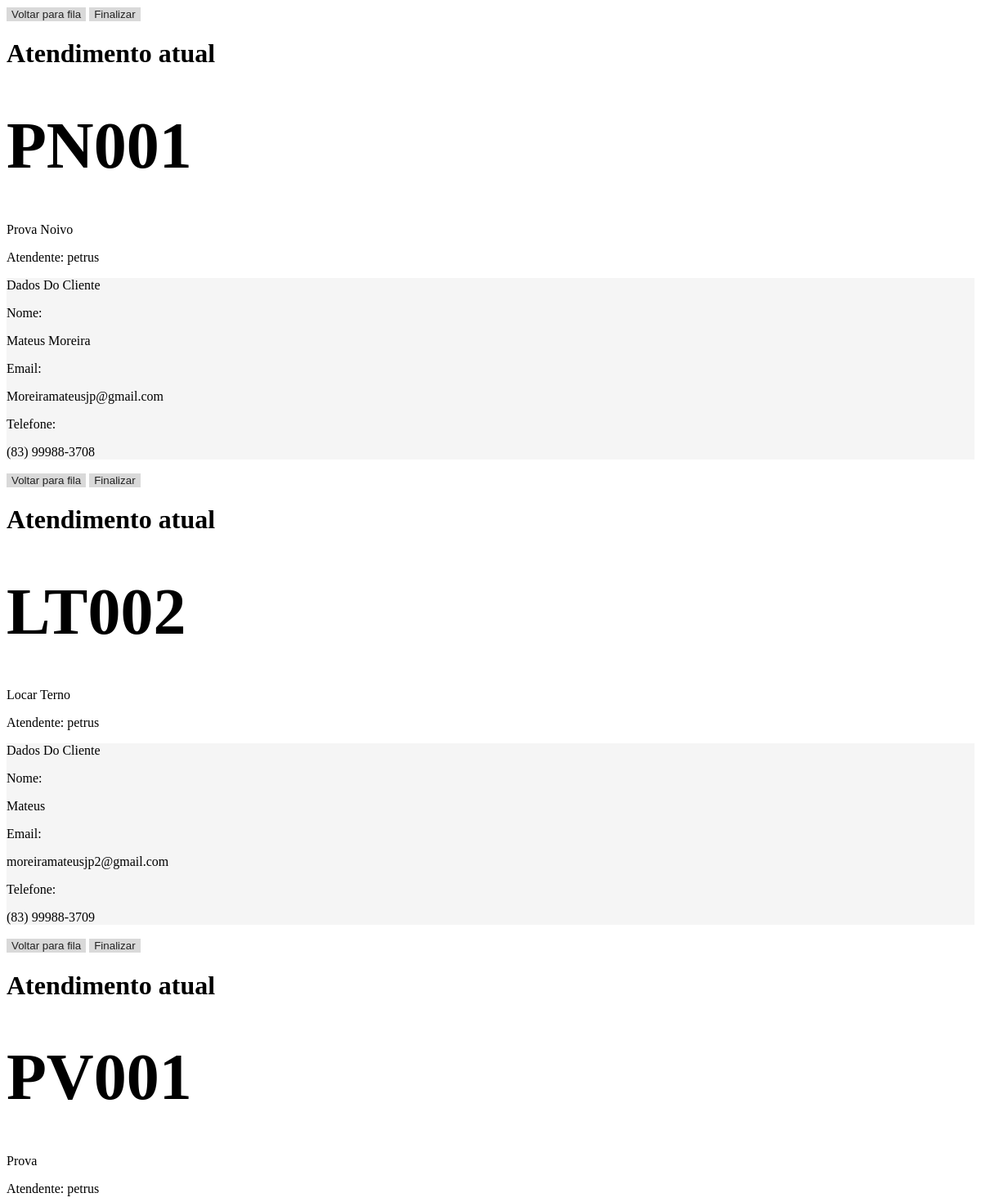
/adminSeletto/atendimento-partial/ (signed in, upper part), run on an earlier commit of the app's database.
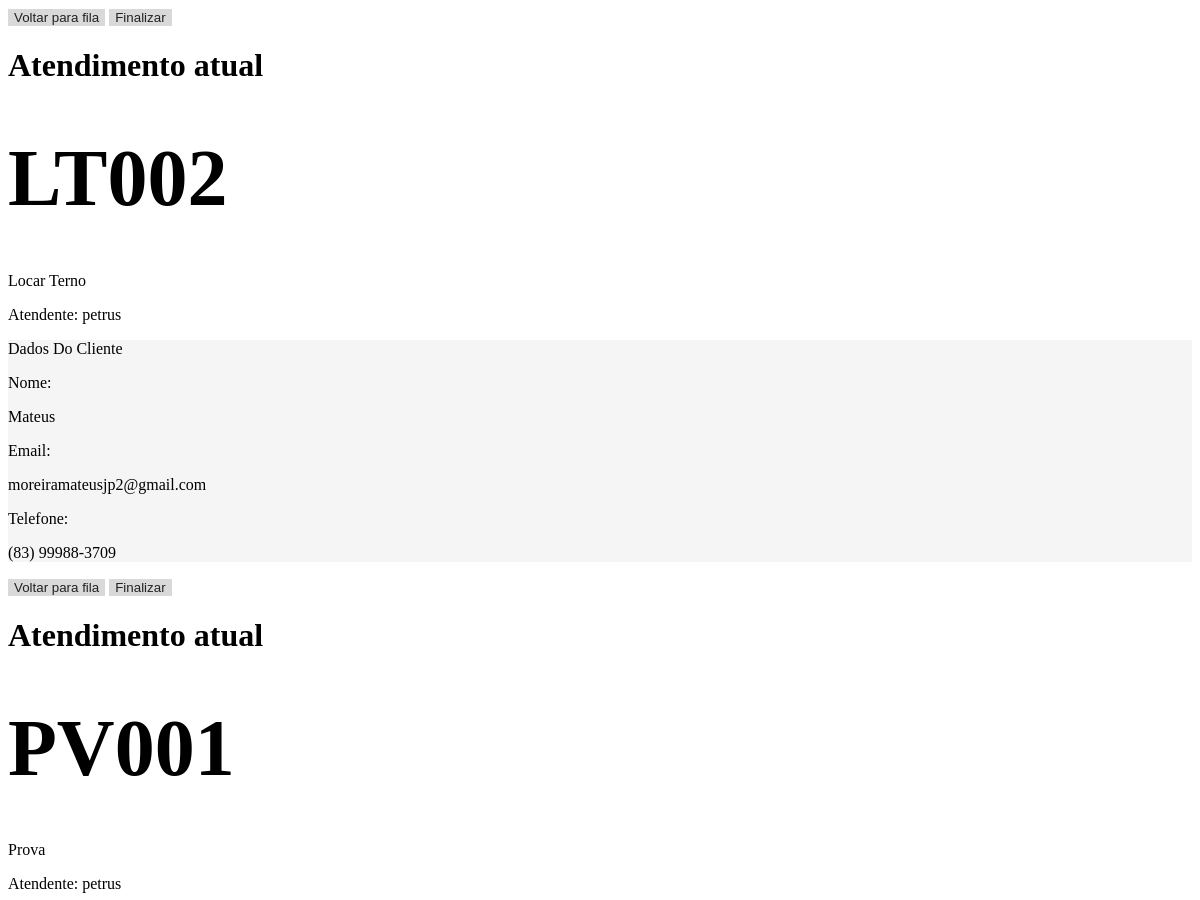
And on a later commit of the database.
### filas/models.py (models this page shows, shortened)
class Senha(models.Model):
    STATUS = (
        ('AGUARDANDO', 'Aguardando'),
        ('CHAMADA', 'Chamada'),
        ('EM_ATENDIMENTO', 'Em Atendimento'),
        ('FINALIZADO', 'Finalizado'),
        ('ATENDIDA', 'Atendida'),
        ('CANCELADA', 'Cancelada'),
    )
    codigo = models.CharField(max_length=20,  db_index=True)
    token = models.UUIDField(default=uuid.uuid4, editable=False, unique=True, db_index=True)
    cliente_nome = models.CharField(
        max_length=100,
        null=False,
        blank=False,
        )
    cliente_email = models.EmailField(
        max_length=254,
        null=True,
        blank=True,
    )
    cliente_telefone = models.CharField(
        max_length=20,
        null=False,
        blank=False,
        )
    fila = models.ForeignKey(
        Fila,
        on_delete=models.CASCADE
        )
    categoria = models.ForeignKey(
        Categoria,
        on_delete=models.CASCADE,
        null=False,
    )
    status = models.CharField(
        max_length=20,
        choices=STATUS,
        default='AGUARDANDO',
    )
    criada_em = models.DateTimeField(auto_now_add=True)
    chamada_em = models.DateTimeField(
        null=True,
        blank=True
        )
    finalizado_em = models.DateTimeField(
        null=True,
        blank=True
        )
    atendente = models.CharField(
        max_length=100,
        null=True,
        blank=True
        )
    TIPO_LOCACAO_CHOICES = (
        ('locacao_noivo', 'Locação Noivo'),
        ('locacao_terno', 'Locação Terno'),
        ('locacao_infantil', 'Locação Infantil'),
    )
    tipo_locacao = models.CharField(
        max_length=50,
        choices=TIPO_LOCACAO_CHOICES,
        null=True,
        blank=True
        )

class Categoria(models.Model):
    nome = models.CharField(max_length=100)
    fila = models.ForeignKey(Fila, on_delete=models.CASCADE, related_name='categorias')
    prioridade = models.IntegerField(default=0)
    prefixo = models.CharField(max_length=10, default='A')  # Ex: PN, PR, A, FG
    peso = models.IntegerField(default=1)  # Para ordenação na fila
    tempo_estimado_min = models.IntegerField(default=10)  # em minutos
    tempo_estimado_max = models.IntegerField(default=20)  # em minutos
    ativa = models.BooleanField(default=True)
    contador_atual = models.IntegerField(default=0)
    ultima_data_reset = models.DateField(
        null=True,
        blank=True
    )

### core/views.py (the view)
@role_required('admin', 'funcionario', 'gerente')
def admin_atendimento_partial(request):
    senhas_atendendo = Senha.objects.select_related(
        'categoria'
    ).filter(
        status='EM_ATENDIMENTO',
    ).order_by('chamada_em')
    context = {
        'senhas_atendendo': senhas_atendendo
    }
    return render(
        request,
        'partials/admin_atendimento_atual.html',
        context
    )

### core/templates/partials/admin_atendimento_atual.html (shortened to what the changed rows need)
{% if senhas_atendendo %}
    {% for senha_atual in senhas_atendendo %}
    <div class="bg-white text-black py-4 px-4 rounded-4 mb-4 position-relative">
        <div class="position-absolute top-0 end-0 p-3 d-flex gap-2">
            <form method="POST"
                action="{% url 'voltar_fila' %}"
                style="display: inline;"
                onsubmit="return confirm('Deseja devolver esta senha para a fila?');">
                <button type="submit"
                        class="btn btn-sm rounded-3"
                        style="
                            background-color: #d9d9d9;
                            border: none;
                            color: #222;
                            transition: 0.2s ease;
                        "
                        onmouseover="
                            this.style.backgroundColor='#ffc107';
                            this.style.color='#000';
                        "
                        onmouseout="
                            this.style.backgroundColor='#d9d9d9';
                            this.style.color='#222';
                        ">
                    Voltar para fila
                </button>
            </form>
            {% if senha_atual.categoria.nome|lower == 'venda' or senha_atual.tipo_locacao or senha_atual.categoria.nome|lower == 'prioritario' or senha_atual.categoria.nome|lower == 'prioritário' %}
            <button type="button"
                    class="btn btn-sm rounded-3"
                    data-bs-toggle="modal"
                    data-bs-target="#modalObservacoes"
                    onclick="document.getElementById('idSenha').value = '{{ senha_atual.id }}'"
                    style="
                        background-color: #d9d9d9;
                        border: none;
                        color: #222;
                        transition: 0.2s ease;
                    "
                    onmouseover="
                        this.style.backgroundColor='#dc3545';
                        this.style.color='white';
                    "
                    onmouseout="
                        this.style.backgroundColor='#d9d9d9';
                        this.style.color='#222';
                    ">
                Finalizar
            </button>
            {% else %}
            <form method="POST"
                  action="{% url 'finalizar_senha' %}"
                  style="display: inline;"
                  onsubmit="return confirm('Deseja finalizar este atendimento?');">
                <button type="submit"
                        class="btn btn-sm rounded-3"
                        style="
                            background-color: #d9d9d9;
                            border: none;
                            color: #222;
                            transition: 0.2s ease;
                        "
                        onmouseover="
                            this.style.backgroundColor='#dc3545';
                            this.style.color='white';
                        "
                        onmouseout="
                            this.style.backgroundColor='#d9d9d9';
                            this.style.color='#222';
                        ">
                    Finalizar
                </button>
            </form>
            {% endif %}
        </div>
        <h1 class="fs-3">
            Atendimento atual
        </h1>
        <div class="row g-4">
            <div class="col-6">
                <div class="d-flex flex-column gap-2">
                    <div class="d-flex gap-2 align-items-start">
                        <h1 class="p-0 mb-0"
                            style="font-size: 5em; line-height: 1;">
                            {{ senha_atual.codigo }}
                        </h1>
                        <div class="mt-4">
                            <p class="mb-0">
                                {{ senha_atual.categoria.nome }}
                            </p>
                        </div>
                    </div>
                    <div>
                        <p class="mb-0">
                            Atendente:
                            {{ senha_atual.atendente|default:"-" }}
                        </p>
                    </div>
                </div>
            </div>
            <div class="col-6">
                <div class="rounded-4 py-3 px-4"
                     style="background-color: rgb(245,245,245);">
                    <p class="fw-semibold">
                        Dados Do Cliente
                    </p>
                    <div class="mt-2 d-flex flex-column gap-2">
                        <div>
                            <span class="fw-semibold">Nome:</span>
                            <p class="mb-0">
                                {{ senha_atual.cliente_nome }}
                            </p>
                        </div>
                        <div>
                            <span class="fw-semibold">Email:</span>
                            <p class="mb-0">
                                {{ senha_atual.cliente_email|default:"-" }}
                            </p>
                        </div>
                        <div>
                            <span class="fw-semibold">Telefone:</span>
                            <p class="mb-0">
                                {{ senha_atual.cliente_telefone|default:"-" }}
                            </p>
                        </div>
                    </div>
                </div>
            </div>
        </div>
    </div>
    {% endfor %}
{% else %}
    <p class="text-secondary mb-4">
        Nenhum atendimento em andamento
    </p>
{% endif %}

What changed in the data, as far as the page shows it:
no longer on this page (row edited): Senha: {{ senha_atual.id }} 48 (drawn), codigo "PN001", categoria.nome "Prova Noivo", atendente "petrus", cliente_nome "Mateus Moreira", cliente_email "Moreiramateusjp@gmail.com", cliente_telefone "(83) 99988-3708"
